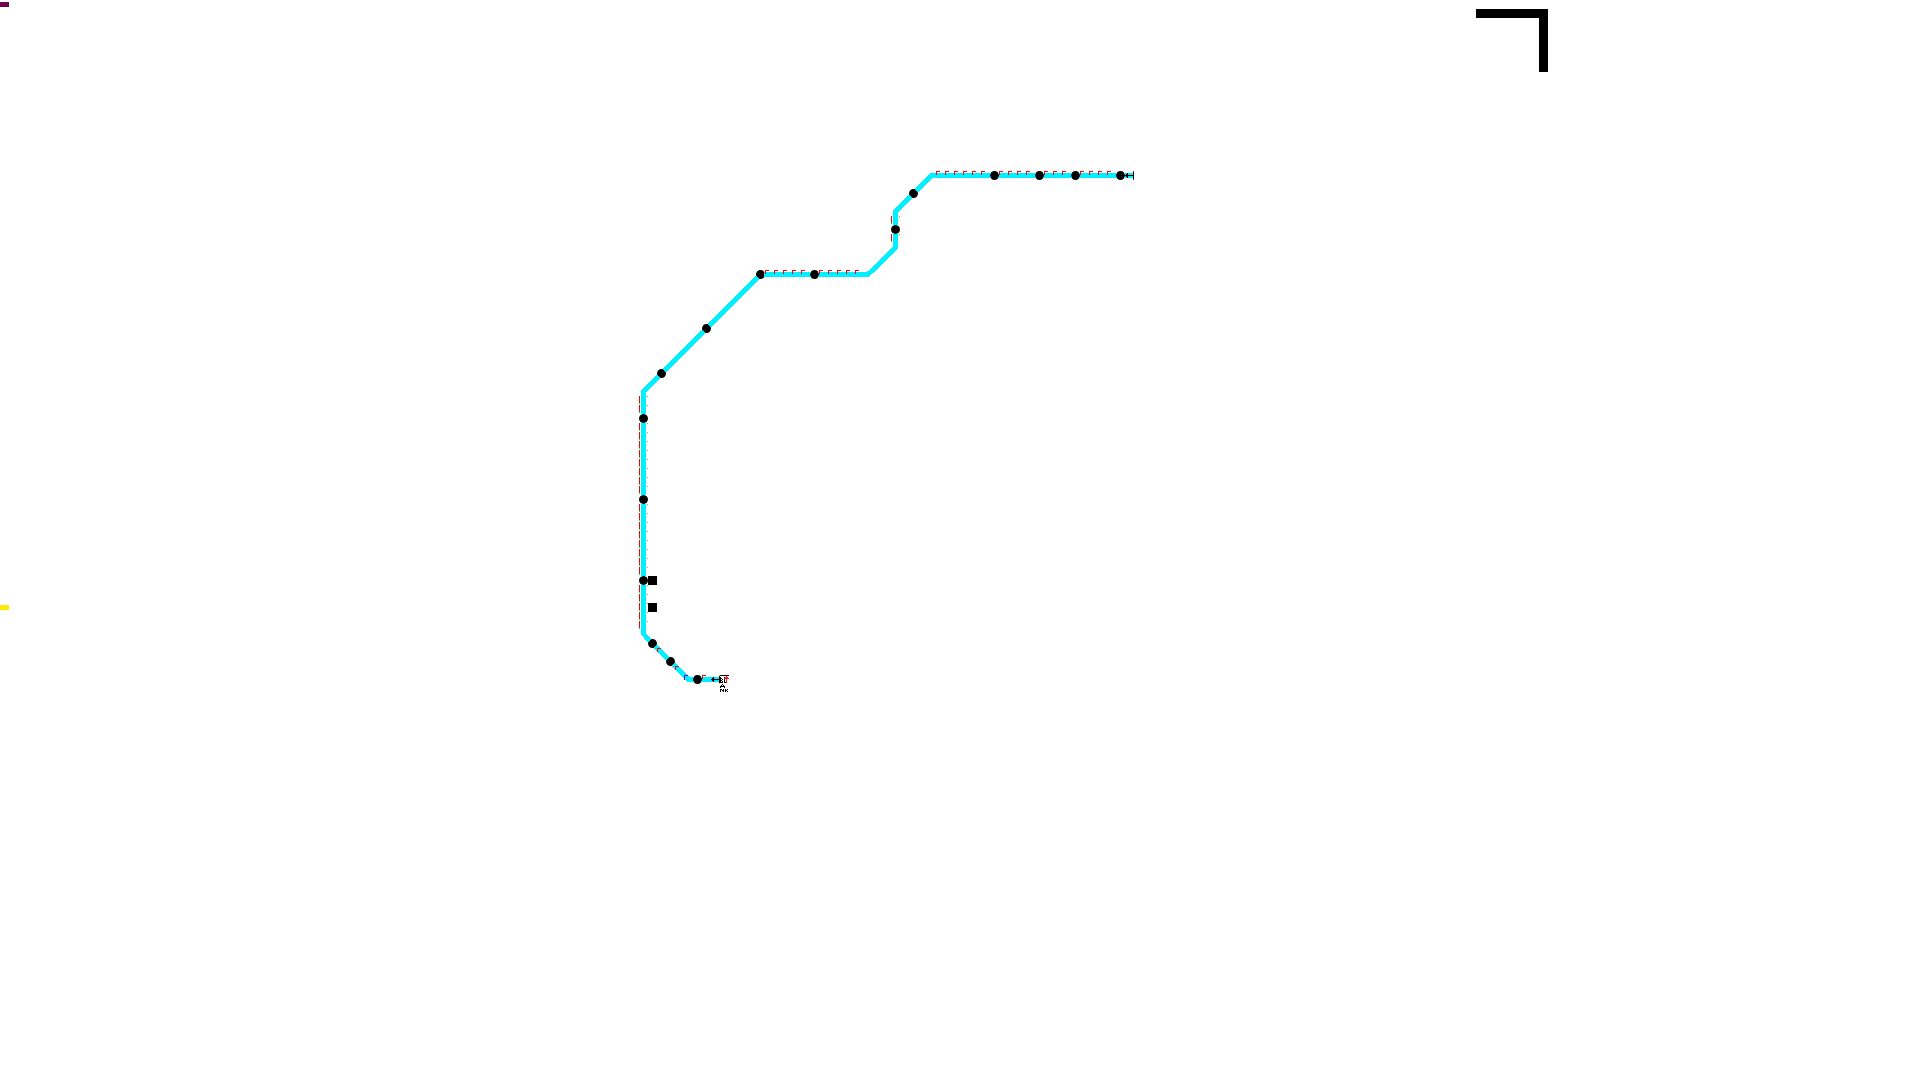

Below is a game level as drawn by its tile map, then a one-line description and the .tmx that defines it (tile-layer data replaced by summaries):
An orthogonal 213x120 tile map with 9x9 px tiles, 1 tile layer (Tile Layer 1) and 16 objects (Brixton, Stockwell, Vauxhall, Pimlico, Victoria, ...).

<map version="1.10" tiledversion="1.10.2" orientation="orthogonal" renderorder="right-down" width="213" height="120" tilewidth="9" tileheight="9" infinite="0" nextlayerid="3" nextobjectid="19">
 <editorsettings>
  <export target="level_1.csv" format="csv" />
 </editorsettings>
 <tileset firstgid="1" source="tileset.tsx" />
 <layer id="1" name="Tile Layer 1" width="213" height="120">
  <data>[25560 cells, 25560 non-empty, 27 distinct tile ids]</data>
 </layer>
 <objectgroup id="2" name="Victoria Line">
  <object id="3" name="Brixton" x="693" y="675" width="9" height="9" />
  <object id="4" name="Stockwell" x="666" y="657" width="9" height="9" />
  <object id="5" name="Vauxhall" x="648" y="639" width="9" height="9" />
  <object id="6" name="Pimlico" x="639" y="576" width="9" height="9" />
  <object id="7" name="Victoria" x="639" y="495" width="9" height="9" />
  <object id="8" name="Green Park" x="639" y="414" width="9" height="9" />
  <object id="9" name="Oxford Circus" x="657" y="369" width="9" height="9" />
  <object id="10" name="Warren Street" x="702" y="324" width="9" height="9" />
  <object id="11" name="Euston Square" x="756" y="270" width="9" height="9" />
  <object id="12" name="King's Cross &amp; St Pancreas International" x="810" y="270" width="9" height="9" />
  <object id="13" name="Highbury &amp; Islington" x="891" y="225" width="9" height="9" />
  <object id="14" name="Finsbury Park" x="909" y="189" width="9" height="9" />
  <object id="15" name="Seven Sisters" x="990" y="171" width="9" height="9" />
  <object id="16" name="Tottenham Hale" x="1035" y="171" width="9" height="9" />
  <object id="17" name="Blackhorse Road" x="1071" y="171" width="9" height="9" />
  <object id="18" name="Walthamstow Central" x="1116" y="171" width="9" height="9" />
 </objectgroup>
</map>
